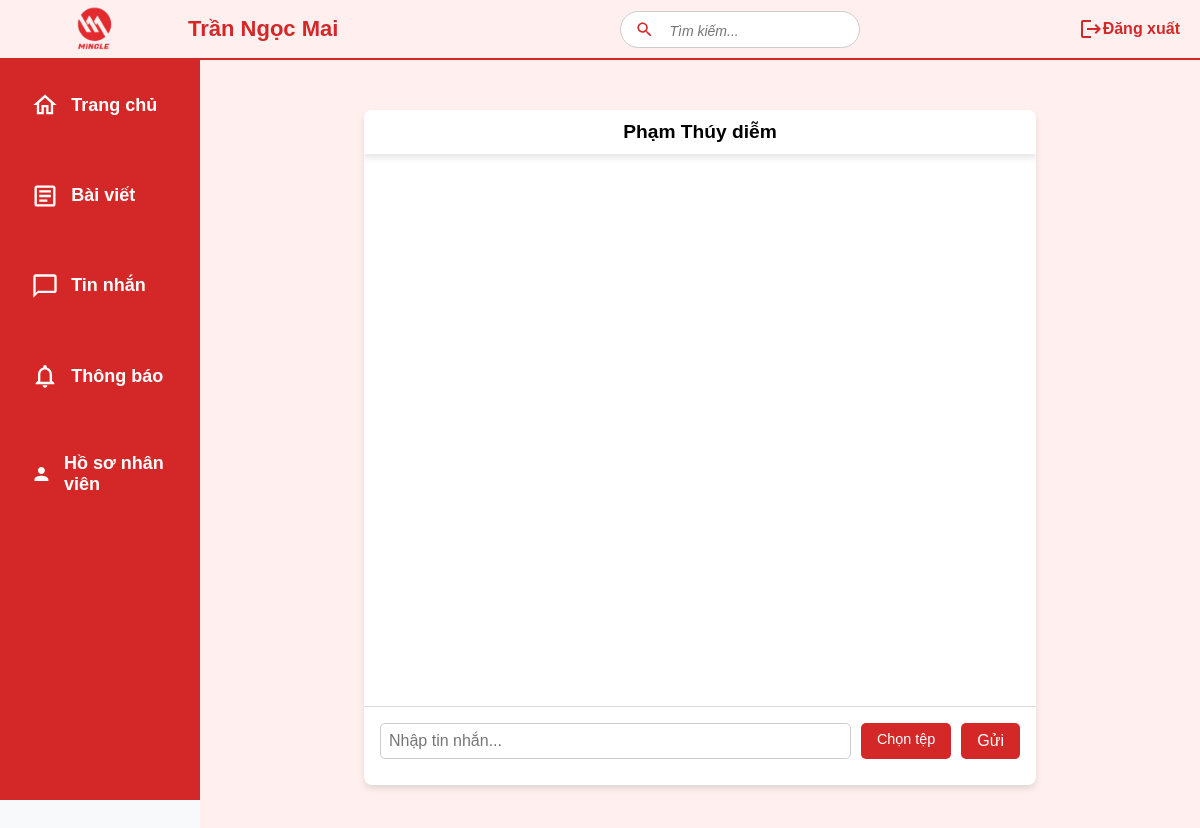
The app's page /messages/user/6/ (signed in), older data.
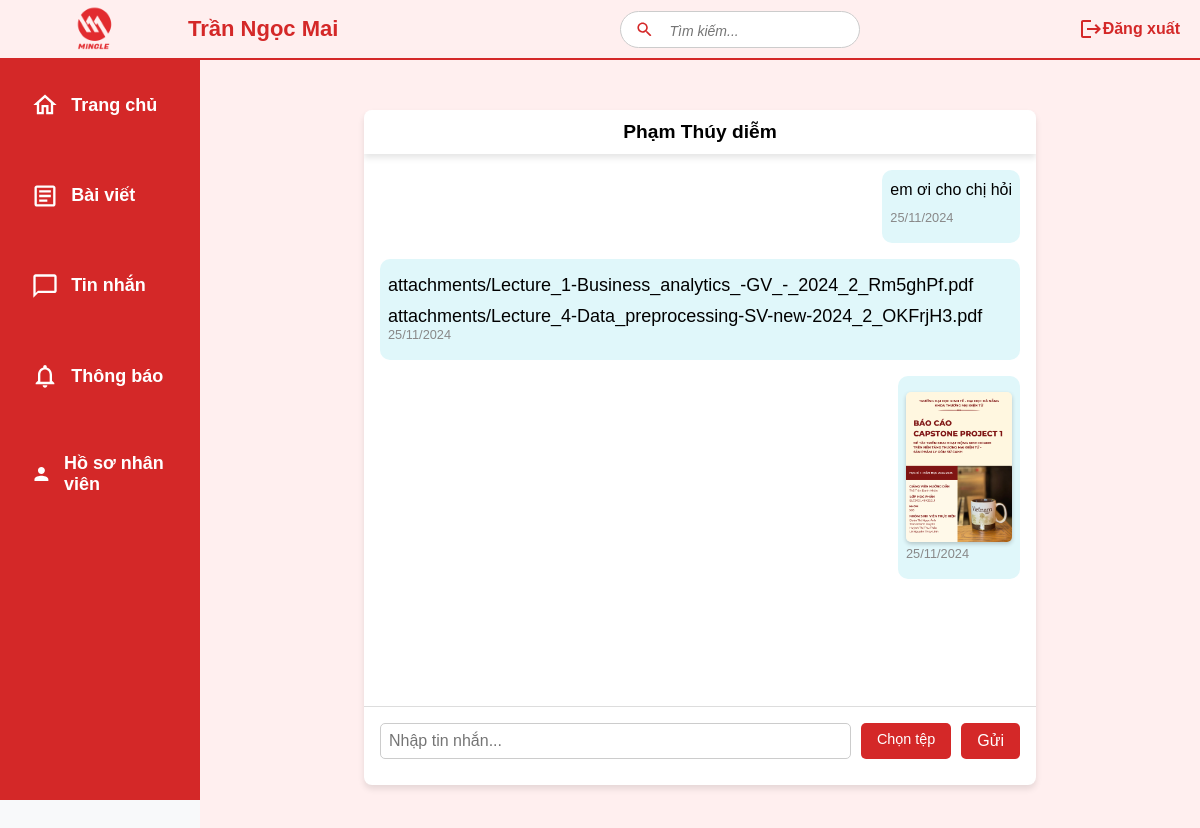
The same page, newer data.
### mxh/models.py (models this page shows, shortened)
class Message(models.Model):
    TEXT = 'text'
    IMAGE = 'image'
    VIDEO = 'video'
    FILE = 'file'
    MESSAGE_TYPE_CHOICES = [
        (TEXT, 'Text'),
        (IMAGE, 'Image'),
        (VIDEO, 'Video'),
        (FILE, 'File'),
    ]
    text = models.TextField(blank=True, null=True)  # Nội dung tin nhắn (nếu là văn bản)
    sender = models.ForeignKey(User, on_delete=models.CASCADE, related_name='sent_messages')  # Người gửi
    group = models.ForeignKey(Group, null=True, blank=True, on_delete=models.CASCADE, related_name='messages')  # Nhóm gửi tin nhắn (nếu có)
    recipient = models.ForeignKey(User, null=True, blank=True, on_delete=models.CASCADE, related_name='received_messages')  # Người nhận (nếu là tin nhắn cá nhân)
    created_at = models.DateTimeField(auto_now_add=True)  # Thời gian gửi tin nhắn
    message_type = models.CharField(max_length=10, choices=MESSAGE_TYPE_CHOICES, default=TEXT)  # Loại tin nhắn

class Attachment(models.Model):
    message = models.ForeignKey(Message, on_delete=models.CASCADE, related_name='attachments')
    file = models.FileField(upload_to='attachments/')  # Tệp đính kèm
    file_type = models.CharField(max_length=50)  # Loại tệp (ví dụ: image/jpeg, application/pdf)
    uploaded_at = models.DateTimeField(auto_now_add=True)

### mxh/views.py (the view, shortened to what this page needs)
# urls.py: path('messages/user/<int:user_id>/', user_chat_view, name='user_chat'),
@never_cache
@login_required
def user_chat_view(request, user_id):
   target_user = get_object_or_404(User, id=user_id)
   if target_user == request.user:
       return HttpResponseForbidden("Bạn không thể chat với chính mình.")
   messages = Message.objects.filter((Q(sender=request.user, recipient=target_user) | Q(sender=target_user, recipient=request.user))).select_related('sender', 'recipient').prefetch_related('attachments').order_by('created_at')
   for message in messages:
       message.time_display = (
           message.created_at.strftime("%d/%m/%Y")
           if (now() - message.created_at).days > 2
           else f"{(now() - message.created_at).days} ngày trước"
           if (now() - message.created_at).days >= 1
           else f"{(now() - message.created_at).seconds // 3600} giờ trước"
           if (now() - message.created_at).seconds >= 3600
           else f"{(now() - message.created_at).seconds // 60} phút trước"
           if (now() - message.created_at).seconds >= 60
           else "Vừa xong"
       )
   return render(request, 'user_chat.html', {'user': target_user, 'messages': messages})

### mxh/templates/user_chat.html (shortened to what this page needs)
{% extends 'base.html' %}
{% block content %}
<div class="chat-container">
    <div class="chat-header">
        {{ user.first_name }} {{ user.last_name }}
    </div>
    <ul class="message-list">
        {% for message in messages %}
        <li class="message-item {% if message.sender.username == request.user.username %}sent{% else %}received{% endif %}">
            <div class="message-text">{{ message.text }}</div>
            <div class="message-attachment">
                {% for attachment in message.attachments.all %}
                <div>
                    {% if attachment.file_type == 'image' %}
                    <img src="{{ attachment.file.url }}" alt="{{ attachment.file.name }}">
                    {% else %}
                    <a href="{{ attachment.file.url }}">{{ attachment.file.name }}</a>
                    {% endif %}
                </div>
                {% endfor %}
            </div>
          <div class="message-timestamp">
            {{ message.time_display }}
        </div>
        </li>
        {% endfor %}
    </ul>
    <form method="POST" enctype="multipart/form-data" class="message-form" id="message-form">
        <textarea name="text" id="message-text" placeholder="Nhập tin nhắn..." rows="1"></textarea>
        <label for="file-upload">Chọn tệp</label>
        <button type="submit">Gửi</button>
    </form>
</div>
{% endblock %}

Row changes from the older to the newer data that the page shows:
added Message: text "em ơi cho chị hỏi", time_display "25/11/2024"
added Message: time_display "25/11/2024"
added Attachment: file.name "attachments/Lecture_1-Business_analytics_-GV_-_2024_2_Rm5ghPf.pdf", shown under "25/11/2024"
added Attachment: file.name "attachments/Lecture_4-Data_preprocessing-SV-new-2024_2_OKFrjH3.pdf", shown under "25/11/2024"
added Message: time_display "25/11/2024"
added Attachment: file (picture), shown under "25/11/2024"
